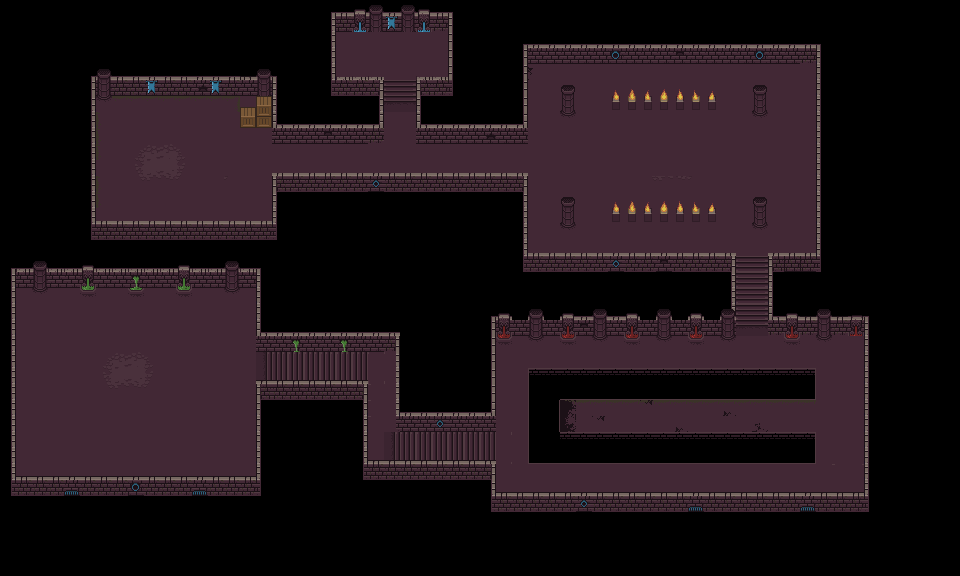

Rendered tile map (Tiled .tmx) drawn with the repository's tilesets; below, a short description and the map source with its tile grids summarised:
An orthogonal 60x36 tile map with 16x16 px tiles, 6 tile layers (backgrounddetails, floor, floordetails, foreground, ...), 1 hidden layer not drawn, 2 tilesets.

<map version="1.0" tiledversion="1.1.5" orientation="orthogonal" renderorder="right-down" width="60" height="36" tilewidth="16" tileheight="16" infinite="0" nextobjectid="1">
 <tileset firstgid="1" name="DungeonTileset" tilewidth="16" tileheight="16" tilecount="256" columns="16">
  <image source="DungeonTileset.png" width="256" height="256" />
 </tileset>
 <tileset firstgid="257" name="WallTileset" tilewidth="16" tileheight="16" tilecount="256" columns="16">
  <image source="WallTileset.png" width="256" height="256" />
 </tileset>
 <layer name="background" width="60" height="36" visible="0">
  <data>[2160 cells, 2160 non-empty, 2 distinct tile ids]</data>
 </layer>
 <layer name="backgrounddetails" width="60" height="36" opacity="0.98">
  <data>[2160 cells, 75 non-empty, 9 distinct tile ids]</data>
 </layer>
 <layer name="floor" width="60" height="36">
  <data>[2160 cells, 754 non-empty, 8 distinct tile ids]</data>
 </layer>
 <layer name="floordetails" width="60" height="36">
  <data>[2160 cells, 114 non-empty, 29 distinct tile ids]</data>
 </layer>
 <layer name="foreground" width="60" height="36">
  <data>[2160 cells, 403 non-empty, 24 distinct tile ids]</data>
 </layer>
 <layer name="foregrounddetails" width="60" height="36">
  <data>[2160 cells, 73 non-empty, 22 distinct tile ids]</data>
 </layer>
 <layer name="foregroundtops" width="60" height="36">
  <data>[2160 cells, 122 non-empty, 14 distinct tile ids]</data>
 </layer>
</map>
